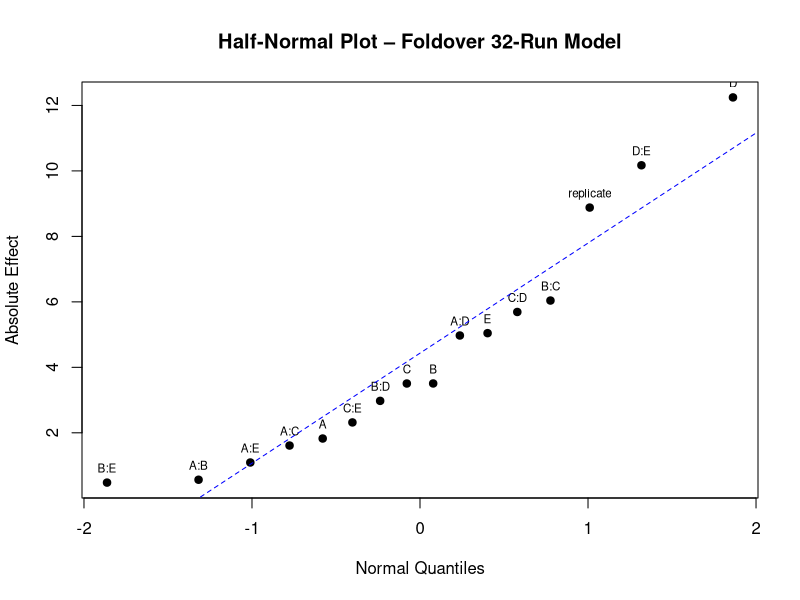
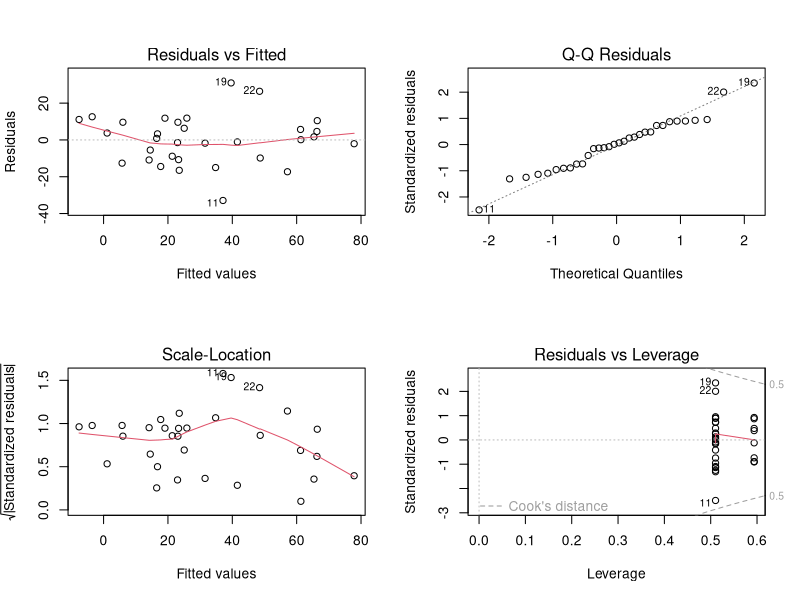
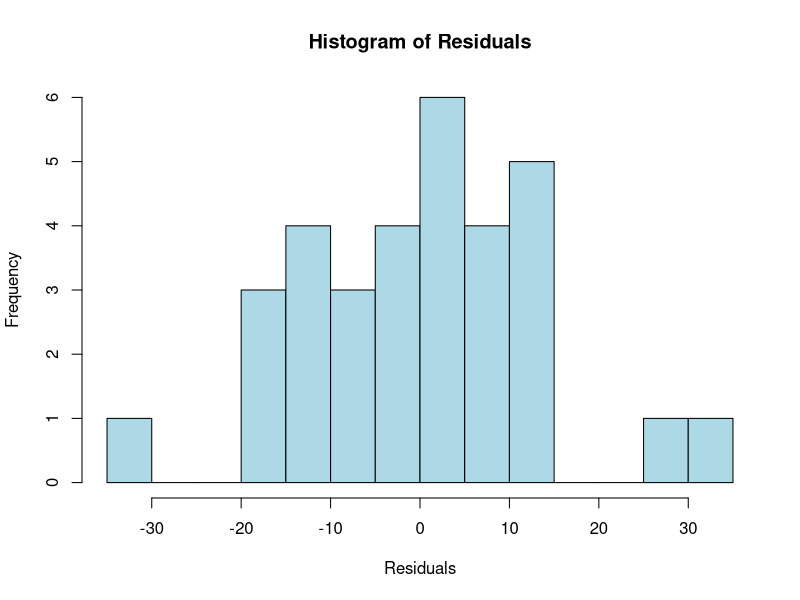
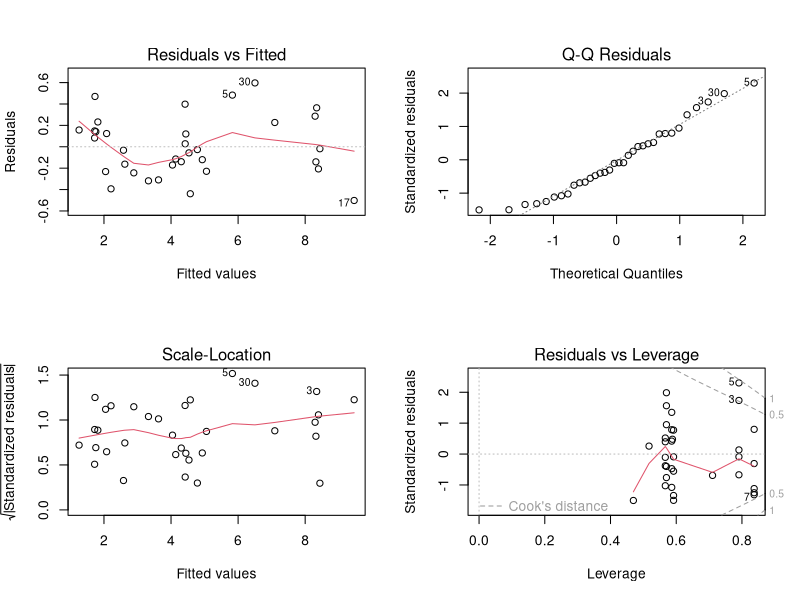
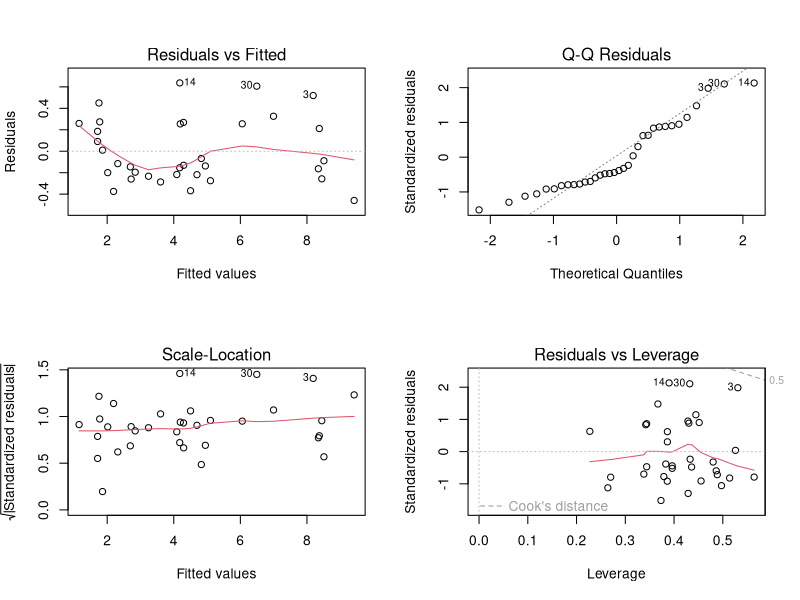

The R source for these figures, in order:
## ---- chunk 1
knitr::opts_chunk$set(echo = TRUE)
## ---- chunk 2
# Load required packages
library(tidyverse)

# Read data
drugdata <- read.csv("antiviraldrugs.csv")
## ---- chunk 3
# Subset only the first 16 runs
drugdata_16 <- drugdata[1:16, ]
## ---- chunk 4
# get the average readout and encode replicates as -1 and 1 
drugs16 <- drugdata_16 %>%
  mutate(avg_readout = (Replicate1 + Replicate2) / 2,
         replicate = rep(c(-1, 1), each = 8))

# model on the first 16 runs
model16 <- lm(avg_readout ~ A + B + C + D + E +
                  A:B + A:C + A:D + A:E +
                  B:C + B:D + B:E +
                  C:D + C:E + D:E +
                  replicate,
                data = drugs16)

summary(model16)
## ---- chunk 5
# load libraries
library(tidyverse)

# getting only the first 16 runs 
original16 <- drugdata[1:16, ] %>%
  mutate(
    avg_readout = (Replicate1 + Replicate2) / 2,  # average of Rep 1 and 2
    replicate = rep(c(-1, 1), each = 8)           # encode replicates as -1 and 1
  )
## ---- chunk 6
# create folded-over design by reversing the signs of all factor levels
foldover16 <- original16 %>%
  mutate(
    A = -A, B = -B, C = -C, D = -D, E = -E,        # reverse signs as required for fold-over
    Run = Run + 100                                # label the foldover to differentiate from first 16
  )
## ---- chunk 7
# simulate placeholder readout values for fold-over runs
set.seed(123)  # for reproducibility

foldover16$avg_readout <- rnorm(16, mean = mean(original16$avg_readout), sd = sd(original16$avg_readout))
foldover16$replicate <- rep(c(-1, 1), each = 8)

# combine original and fold-over data into one dataset which will have 32 runs total
folded_data <- bind_rows(original16, foldover16)

# fit full second-order interaction model using the combined data 
model_folded <- lm(avg_readout ~ A + B + C + D + E +
                                 A:B + A:C + A:D + A:E +
                                 B:C + B:D + B:E +
                                 C:D + C:E + D:E +
                                 replicate,
                   data = folded_data)
## ---- chunk 8
# define and generate a half-normal plot to assess effect significance
custom_half_normal <- function(model, model_name) {
  effects <- coef(model)[-1]  # exclude intercept
  abs_effects <- sort(abs(effects), decreasing = FALSE)
  n <- length(abs_effects)
  quantiles <- qnorm((1:n - 0.5) / n)
  
  plot(quantiles, abs_effects,
       main = paste("Half-Normal Plot –", model_name),
       xlab = "Normal Quantiles", ylab = "Absolute Effect", pch = 19)
  text(quantiles, abs_effects, labels = names(abs_effects), pos = 3, cex = 0.7)
  abline(lm(abs_effects ~ quantiles), col = "blue", lty = 2)
}

# output the summary and the plots
summary(model_folded)                    # Check model estimates
custom_half_normal(model_folded, "Foldover 32-Run Model")  # Plot effect significance

## ---- chunk 9
# Plot standard diagnostic plots starting with the basic 4 plots
par(mfrow = c(2, 2))
plot(model_folded)

# and some additional checks for normality
# Histogram of residuals
par(mfrow = c(1, 1))  # Reset layout
hist(residuals(model_folded), main = "Histogram of Residuals",
     xlab = "Residuals", col = "lightblue", breaks = 10)

# Shapiro-Wilk test
shapiro.test(residuals(model_folded))
## ---- chunk 10
# we use the average readout, so y= readout
drugs_a <- drugdata %>%
  mutate(avg_readout = (Replicate1 + Replicate2) / 2,
         replicate = rep(c(-1, 1), each = 17))

# Fit full second-order model using raw response
model_a <- lm(avg_readout ~ A + B + C + D + E +
                I(A^2) + I(B^2) + I(C^2) + I(D^2) + I(E^2) +
                A:B + A:C + A:D + A:E +
                B:C + B:D + B:E +
                C:D + C:E + D:E +
                replicate,
              data = drugs_a)

# Summary of model (estimates should match Table III(a))
summary(model_a)

## ---- chunk 11
# use the data but with y= sqrt(readout)
drugs_b <- drugdata %>%
  mutate(avg_readout = (Replicate1 + Replicate2) / 2,
         sqrt_readout = sqrt(avg_readout),
         replicate = rep(c(-1, 1), each = 17))

# fit model using sqrt(readout)
model_b <- lm(sqrt_readout ~ A + B + C + D + E +
                I(A^2) + I(B^2) + I(C^2) + I(D^2) + I(E^2) +
                A:B + A:C + A:D + A:E +
                B:C + B:D + B:E +
                C:D + C:E + D:E +
                replicate,
              data = drugs_b)

# Summary of model (estimates should match Table III(b))
summary(model_b)
## ---- chunk 12
# Clean the dataset - remove replicate 1 of run 14 and use sqrt(readout)
drugs_c <- drugdata %>%
  mutate(Replicate1 = ifelse(Run == 14, NA, Replicate1)) %>%
  mutate(avg_readout = rowMeans(select(., Replicate1, Replicate2), na.rm = TRUE),
         sqrt_readout = sqrt(avg_readout),
         replicate = rep(c(-1, 1), each = 17))

# fit the full second-order model
model_c <- lm(sqrt_readout ~ A + B + C + D + E +
                I(A^2) + I(B^2) + I(C^2) + I(D^2) + I(E^2) +
                A:B + A:C + A:D + A:E +
                B:C + B:D + B:E +
                C:D + C:E + D:E +
                replicate,
              data = drugs_c)

# View model summary (same estimates as Table III(c))
summary(model_c)

# Diagnostic plots to check model assumptions
par(mfrow = c(2, 2))
plot(model_c)

## ---- chunk 13
library(MASS)

# Stepwise regression to select significant effects
step_model <- stepAIC(model_c, direction = "both", trace = FALSE)

# final model output
summary(step_model)

# Diagnostic plots
par(mfrow = c(2, 2))
plot(step_model)
